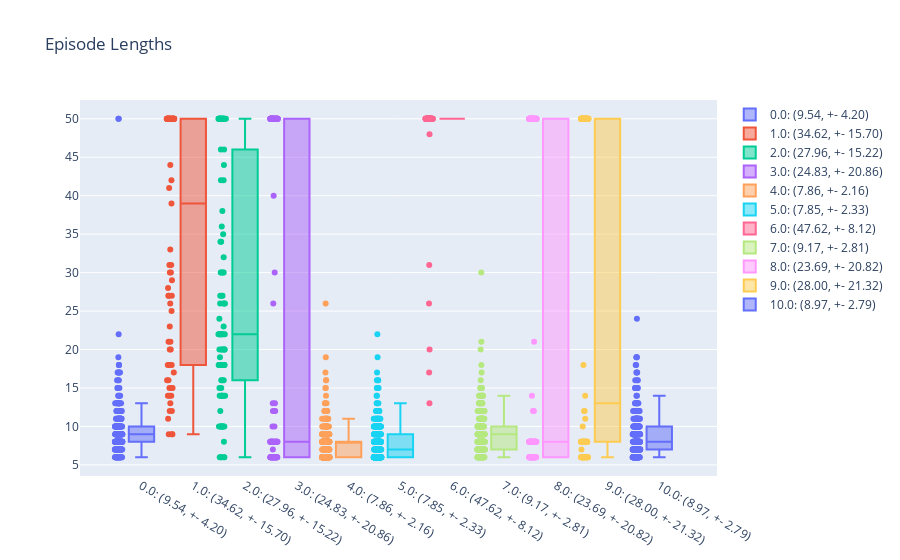
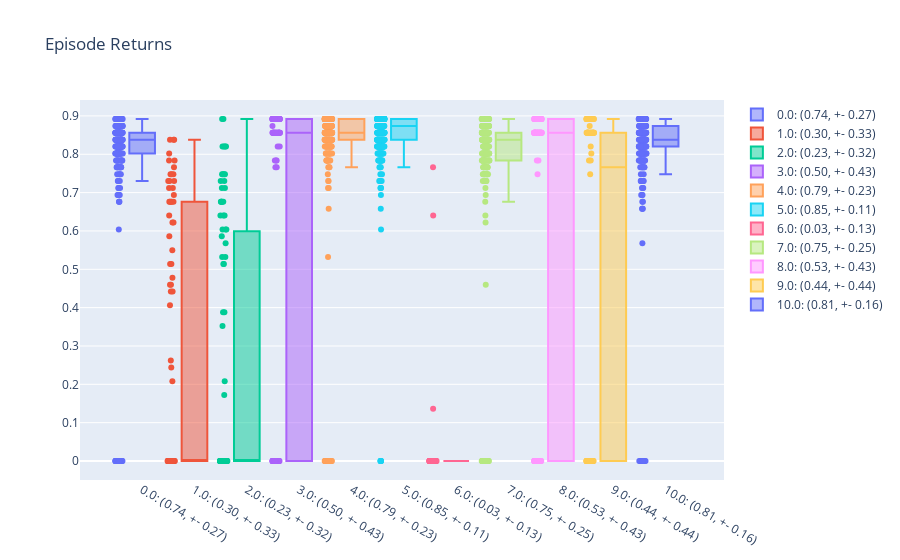

Notebook code cell kept with these figures, in order:
### Code cell
import pandas as pd
import plotly.graph_objects as go

def plot_checkpoints_stats(all_episode_lengths, all_episode_returns):

    # stack df's but label them with the agent number
    lengths = pd.concat(all_episode_lengths, keys=range(len(all_episode_lengths))).reset_index(level=0, drop=False)
    # rename level 0 to checkpoint
    lengths = lengths.rename(columns={'level_0': 'checkpoint'})

    # Compute mean and std of episode lengths
    length_stats = lengths.groupby('checkpoint')['episode_length'].agg(['mean', 'std']).reset_index()

    # histogram of all episode lengths
    fig1 = go.Figure()
    for idx, stats in length_stats.iterrows():
        fig1.add_trace(go.Box(y=lengths[lengths['checkpoint'] == stats['checkpoint']]['episode_length'],
                              name=f"{stats['checkpoint']}: ({stats['mean']:.2f}, +- {stats['std']:.2f})",
                              boxpoints='all', jitter=0.3, pointpos=-1.8))

    fig1.update_layout(title='Episode Lengths')

    # stack df's but label them with the agent number
    returns = pd.concat(all_episode_returns, keys=range(len(all_episode_lengths))).reset_index(level=0, drop=False)
    # rename level 0 to checkpoint
    returns = returns.rename(columns={'level_0': 'checkpoint'})

    # Compute mean and std of episode returns
    return_stats = returns.groupby('checkpoint')['episode_return'].agg(['mean', 'std']).reset_index()

    # histogram of all episode lengths
    fig2 = go.Figure()
    for idx, stats in return_stats.iterrows():
        fig2.add_trace(go.Box(y=returns[returns['checkpoint'] == stats['checkpoint']]['episode_return'],
                              name=f"{stats['checkpoint']}: ({stats['mean']:.2f}, +- {stats['std']:.2f})",
                              boxpoints='all', jitter=0.3, pointpos=-1.8))

    fig2.update_layout(title='Episode Returns')

    return fig1, fig2


trajectory_path = "rollouts"
num_envs = 5
# all_episode_lengths, all_episode_returns = sample_from_agents(agents, rollout_length=2000, trajectory_path=trajectory_path, num_envs=num_envs)
fig1, fig2 = plot_checkpoints_stats(all_episode_lengths, all_episode_returns)
fig1.show()
fig2.show()

### Figure 1 — Plotly figure (JSON) as saved in the notebook; plotly's stock layout.template omitted (floating-point values rounded to 4 significant figures; data arrays with more than 128 entries replaced by an {"elided": "..."} marker saying what was removed)
{"data": [{"boxpoints": "all", "jitter": 0.3, "name": "0.0: (9.54, +- 4.20)", "pointpos": -1.8, "type": "box", "y": {"elided": "310 int values"}}, {"boxpoints": "all", "jitter": 0.3, "name": "1.0: (34.62, +- 15.70)", "pointpos": -1.8, "type": "box", "y": [11, 17, 18, 18, 21, 25, 14, 20, 18, 12, 26, 21, 50, 50, 50, 50, 12, 50, 16, 20, 9, 29, 33, 50, 39, 50, 13, 50, 50, 27, 50, 50, 16, 50, 9, 50, 50, 50, 50, 50, 50, 50, 42, 30, 27, 27, 28, 50, 50, 50, 50, 18, 50, 15, 50, 9, 31, 50, 23, 50, 15, 18, 41, 14, 50, 50, 50, 50, 50, 31, 14, 44, 50, 50, 50, 30, 15]}, {"boxpoints": "all", "jitter": 0.3, "name": "2.0: (27.96, +- 15.22)", "pointpos": -1.8, "type": "box", "y": [6, 6, 8, 10, 18, 14, 20, 10, 22, 23, 27, 27, 6, 18, 14, 18, 44, 22, 26, 15, 14, 50, 22, 22, 10, 36, 50, 30, 30, 14, 42, 6, 10, 24, 50, 10, 20, 50, 34, 50, 14, 50, 20, 14, 19, 34, 50, 50, 10, 14, 42, 50, 10, 50, 16, 18, 32, 38, 50, 46, 27, 35, 50, 22, 50, 15, 18, 20, 30, 22, 10, 50, 12, 26, 50, 50, 26, 30, 50, 46, 22, 50, 16, 18, 50, 50, 22, 50, 50, 20, 20, 50, 16, 18, 18, 22, 50, 26, 6]}, {"boxpoints": "all", "jitter": 0.3, "name": "3.0: (24.83, +- 20.86)", "pointpos": -1.8, "type": "box", "y": [6, 6, 6, 8, 8, 8, 6, 6, 6, 8, 8, 8, 12, 6, 6, 50, 50, 50, 50, 8, 6, 50, 50, 50, 50, 10, 6, 6, 12, 50, 6, 6, 6, 6, 8, 6, 50, 50, 50, 8, 50, 6, 50, 6, 6, 10, 8, 8, 50, 6, 6, 50, 50, 8, 13, 8, 50, 50, 40, 6, 50, 6, 50, 50, 50, 8, 8, 50, 6, 50, 50, 50, 8, 8, 6, 50, 50, 7, 50, 8, 50, 50, 50, 50, 50, 8, 50, 13, 6, 50, 6, 8, 8, 30, 8, 6, 6, 50, 50, 50, 12, 6, 8, 50, 50, 50, 50, 50, 26, 6, 8, 6, 6, 6]}, {"boxpoints": "all", "jitter": 0.3, "name": "4.0: (7.86, +- 2.16)", "pointpos": -1.8, "type": "box", "y": {"elided": "378 int values"}}, {"boxpoints": "all", "jitter": 0.3, "name": "5.0: (7.85, +- 2.33)", "pointpos": -1.8, "type": "box", "y": {"elided": "378 int values"}}, {"boxpoints": "all", "jitter": 0.3, "name": "6.0: (47.62, +- 8.12)", "pointpos": -1.8, "type": "box", "y": [31, 48, 50, 50, 50, 50, 50, 50, 50, 50, 50, 50, 50, 50, 50, 50, 50, 50, 50, 50, 17, 50, 50, 50, 50, 50, 50, 50, 50, 50, 50, 26, 50, 20, 50, 50, 50, 50, 50, 50, 50, 13, 50, 50, 50, 50, 50, 50, 50, 50, 50, 50, 50, 50, 50, 50, 50, 50, 50, 50, 50]}, {"boxpoints": "all", "jitter": 0.3, "name": "7.0: (9.17, +- 2.81)", "pointpos": -1.8, "type": "box", "y": {"elided": "322 int values"}}, {"boxpoints": "all", "jitter": 0.3, "name": "8.0: (23.69, +- 20.82)", "pointpos": -1.8, "type": "box", "y": [6, 8, 8, 8, 8, 6, 6, 6, 21, 14, 8, 8, 6, 8, 8, 8, 12, 50, 50, 50, 50, 6, 50, 50, 8, 50, 50, 50, 8, 6, 50, 8, 6, 50, 50, 50, 8, 6, 8, 50, 50, 50, 8, 8, 8, 8, 50, 8, 50, 8, 50, 6, 8, 50, 50, 6, 8, 50, 50, 6, 8, 8, 50, 50, 6, 50, 6, 6, 6, 8, 8, 50, 50, 50, 8, 50, 6, 50, 50, 8, 50, 6, 8, 6, 6, 50, 50, 50, 8, 50, 6, 50, 8, 50, 50, 12, 8, 6, 6, 50, 50, 50, 8, 6, 50, 6, 6, 8, 6, 6, 8, 50, 6, 6, 6, 8, 6, 6]}, {"boxpoints": "all", "jitter": 0.3, "name": "9.0: (28.00, +- 21.32)", "pointpos": -1.8, "type": "box", "y": [6, 6, 6, 8, 8, 12, 50, 50, 50, 50, 50, 50, 6, 50, 50, 8, 8, 6, 50, 8, 50, 6, 8, 50, 50, 50, 50, 6, 50, 10, 6, 50, 50, 6, 50, 50, 6, 50, 14, 6, 6, 50, 50, 6, 50, 6, 8, 50, 50, 50, 50, 6, 8, 6, 50, 6, 50, 6, 8, 6, 50, 18, 8, 6, 6, 50, 50, 50, 8, 50, 50, 50, 6, 50, 50, 8, 8, 12, 8, 50, 6, 50, 50, 8, 8, 7, 50, 8, 8, 50, 50, 11, 50, 8, 8, 50, 50, 50, 8, 8, 8, 50]}, {"boxpoints": "all", "jitter": 0.3, "name": "10.0: (8.97, +- 2.79)", "pointpos": -1.8, "type": "box", "y": {"elided": "329 int values"}}], "layout": {"title": {"text": "Episode Lengths"}}}

### Figure 2 — Plotly figure (JSON) as saved in the notebook; plotly's stock layout.template omitted (floating-point values rounded to 4 significant figures; data arrays with more than 128 entries replaced by an {"elided": "..."} marker saying what was removed)
{"data": [{"boxpoints": "all", "jitter": 0.3, "name": "0.0: (0.74, +- 0.27)", "pointpos": -1.8, "type": "box", "y": {"elided": "310 float values"}}, {"boxpoints": "all", "jitter": 0.3, "name": "1.0: (0.30, +- 0.33)", "pointpos": -1.8, "type": "box", "y": [0.802, 0.694, 0.676, 0.676, 0.622, 0.55, 0.748, 0, 0.676, 0.784, 0, 0.622, 0, 0, 0, 0, 0.784, 0, 0.712, 0.64, 0.838, 0.478, 0.406, 0, 0, 0, 0.766, 0, 0, 0, 0, 0, 0.712, 0, 0.838, 0, 0, 0, 0, 0, 0, 0, 0.244, 0.46, 0.514, 0.514, 0, 0, 0, 0, 0, 0.676, 0, 0.73, 0, 0.838, 0.442, 0, 0.586, 0, 0.73, 0.676, 0.262, 0.748, 0, 0, 0, 0, 0, 0.442, 0.748, 0.208, 0, 0, 0, 0.46, 0.73]}, {"boxpoints": "all", "jitter": 0.3, "name": "2.0: (0.23, +- 0.32)", "pointpos": -1.8, "type": "box", "y": [0.892, 0, 0, 0, 0, 0.748, 0.64, 0.82, 0.604, 0.586, 0.514, 0.514, 0, 0, 0.748, 0.676, 0.208, 0.604, 0.532, 0.73, 0.748, 0, 0, 0, 0.82, 0.352, 0, 0, 0, 0, 0, 0, 0.82, 0.568, 0, 0.82, 0, 0, 0.388, 0, 0, 0, 0.64, 0.748, 0, 0.388, 0, 0, 0, 0, 0, 0, 0, 0, 0.712, 0.676, 0, 0, 0, 0.172, 0, 0, 0, 0.604, 0, 0.73, 0.676, 0, 0, 0, 0, 0, 0, 0, 0, 0, 0.532, 0, 0, 0, 0, 0, 0.712, 0.676, 0, 0, 0, 0, 0, 0.64, 0, 0, 0, 0.676, 0, 0, 0, 0, 0.892]}, {"boxpoints": "all", "jitter": 0.3, "name": "3.0: (0.50, +- 0.43)", "pointpos": -1.8, "type": "box", "y": [0.892, 0.892, 0.892, 0.856, 0.856, 0.856, 0.892, 0.892, 0.892, 0.856, 0.856, 0.856, 0.784, 0.892, 0.892, 0, 0, 0, 0, 0.856, 0.892, 0, 0, 0, 0, 0.82, 0.892, 0.892, 0.784, 0, 0.892, 0.892, 0.892, 0.892, 0.856, 0.892, 0, 0, 0, 0.856, 0, 0.892, 0, 0.892, 0.892, 0.82, 0.856, 0.856, 0, 0.892, 0.892, 0, 0, 0.856, 0.766, 0.856, 0, 0, 0, 0.892, 0, 0.892, 0, 0, 0, 0.856, 0.856, 0, 0.892, 0, 0, 0, 0.856, 0.856, 0.892, 0, 0, 0.874, 0, 0.856, 0, 0, 0, 0, 0, 0.856, 0, 0.766, 0.892, 0, 0.892, 0.856, 0.856, 0, 0.856, 0.892, 0.892, 0, 0, 0, 0.784, 0.892, 0.856, 0, 0, 0, 0, 0, 0, 0.892, 0.856, 0.892, 0.892, 0.892]}, {"boxpoints": "all", "jitter": 0.3, "name": "4.0: (0.79, +- 0.23)", "pointpos": -1.8, "type": "box", "y": {"elided": "378 float values"}}, {"boxpoints": "all", "jitter": 0.3, "name": "5.0: (0.85, +- 0.11)", "pointpos": -1.8, "type": "box", "y": {"elided": "378 float values"}}, {"boxpoints": "all", "jitter": 0.3, "name": "6.0: (0.03, +- 0.13)", "pointpos": -1.8, "type": "box", "y": [0, 0.136, 0, 0, 0, 0, 0, 0, 0, 0, 0, 0, 0, 0, 0, 0, 0, 0, 0, 0, 0, 0, 0, 0, 0, 0, 0, 0, 0, 0, 0, 0, 0, 0.64, 0, 0, 0, 0, 0, 0, 0, 0.766, 0, 0, 0, 0, 0, 0, 0, 0, 0, 0, 0, 0, 0, 0, 0, 0, 0, 0, 0]}, {"boxpoints": "all", "jitter": 0.3, "name": "7.0: (0.75, +- 0.25)", "pointpos": -1.8, "type": "box", "y": {"elided": "322 float values"}}, {"boxpoints": "all", "jitter": 0.3, "name": "8.0: (0.53, +- 0.43)", "pointpos": -1.8, "type": "box", "y": [0.892, 0.856, 0.856, 0.856, 0.856, 0.892, 0.892, 0.892, 0, 0.748, 0.856, 0.856, 0.892, 0.856, 0.856, 0.856, 0.784, 0, 0, 0, 0, 0.892, 0, 0, 0.856, 0, 0, 0, 0.856, 0.892, 0, 0.856, 0.892, 0, 0, 0, 0.856, 0.892, 0.856, 0, 0, 0, 0.856, 0.856, 0.856, 0.856, 0, 0.856, 0, 0.856, 0, 0.892, 0.856, 0, 0, 0.892, 0.856, 0, 0, 0.892, 0.856, 0.856, 0, 0, 0.892, 0, 0.892, 0.892, 0.892, 0.856, 0.856, 0, 0, 0, 0.856, 0, 0.892, 0, 0, 0.856, 0, 0.892, 0.856, 0.892, 0.892, 0, 0, 0, 0.856, 0, 0.892, 0, 0.856, 0, 0, 0.784, 0.856, 0.892, 0.892, 0, 0, 0, 0.856, 0.892, 0, 0.892, 0.892, 0.856, 0.892, 0.892, 0.856, 0, 0.892, 0.892, 0.892, 0.856, 0.892, 0.892]}, {"boxpoints": "all", "jitter": 0.3, "name": "9.0: (0.44, +- 0.44)", "pointpos": -1.8, "type": "box", "y": [0.892, 0.892, 0.892, 0.856, 0.856, 0.784, 0, 0, 0, 0, 0, 0, 0.892, 0, 0, 0.856, 0.856, 0.892, 0, 0.856, 0, 0.892, 0.856, 0, 0, 0, 0, 0.892, 0, 0.82, 0.892, 0, 0, 0.892, 0, 0, 0.892, 0, 0.748, 0.892, 0.892, 0, 0, 0.892, 0, 0.892, 0.856, 0, 0, 0, 0, 0.892, 0.856, 0.892, 0, 0.892, 0, 0.892, 0.856, 0.892, 0, 0, 0.856, 0.892, 0.892, 0, 0, 0, 0.856, 0, 0, 0, 0.892, 0, 0, 0.856, 0.856, 0.784, 0.856, 0, 0.892, 0, 0, 0.856, 0.856, 0.874, 0, 0.856, 0.856, 0, 0, 0.802, 0, 0.856, 0.856, 0, 0, 0, 0.856, 0.856, 0.856, 0]}, {"boxpoints": "all", "jitter": 0.3, "name": "10.0: (0.81, +- 0.16)", "pointpos": -1.8, "type": "box", "y": {"elided": "329 float values"}}], "layout": {"title": {"text": "Episode Returns"}}}
